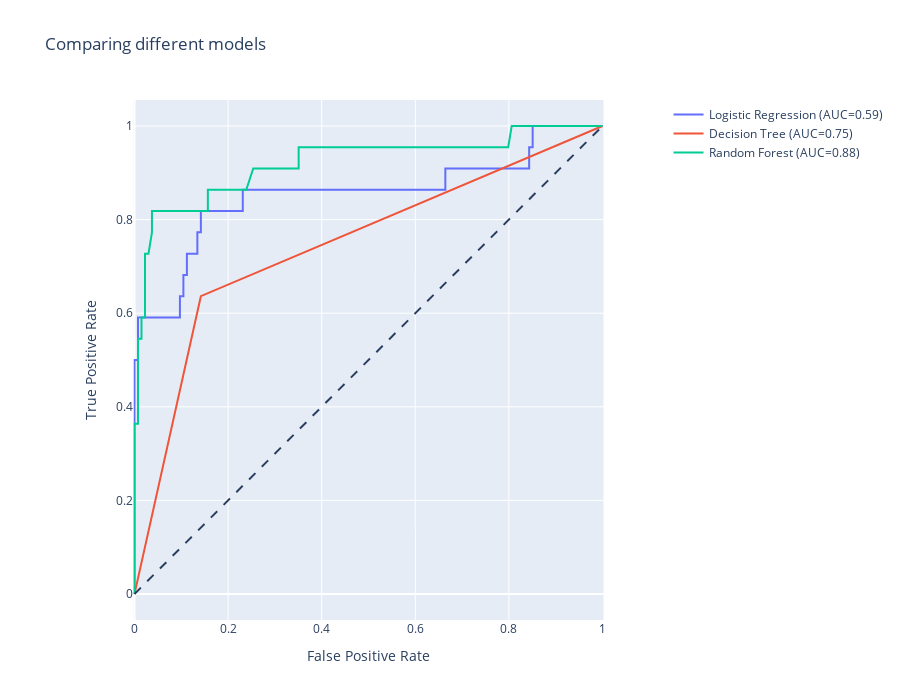

Notebook cell for this chart:
### Code cell
fig = go.Figure()
fig.add_shape(
    type='line', line=dict(dash='dash'),
    x0=0, x1=1, y0=0, y1=1
)

for name, clf in clfs.items(): 
    clf.fit(X_train_rnd, y_train_rnd)
    y_pred= clf.predict(X_test) 
    fpr, tpr, thresholds = metrics.roc_curve(y_test, clf.predict_proba(X_test)[:,1])
    auc = metrics.roc_auc_score(y_test, clf.predict(X_test))

    name = f"{name} (AUC={auc:.2f})"
    fig.add_trace(go.Scatter(x=fpr, y=tpr, name=name, mode='lines'))

fig.update_layout(
    xaxis_title='False Positive Rate',
    yaxis_title='True Positive Rate',
    yaxis=dict(scaleanchor="x", scaleratio=1),
    xaxis=dict(constrain='domain'),
    width=900, height=700
)
fig.update_layout(title_text="Comparing different models")
fig.show()

### Figure 1 — Plotly figure (JSON) as saved in the notebook; plotly's stock layout.template omitted (floating-point values rounded to 4 significant figures)
{"data": [{"mode": "lines", "name": "Logistic Regression (AUC=0.59)", "type": "scatter", "x": [0, 0, 0, 0.007463, 0.007463, 0.09701, 0.09701, 0.1045, 0.1045, 0.1119, 0.1119, 0.1343, 0.1343, 0.1418, 0.1418, 0.2313, 0.2313, 0.6642, 0.6642, 0.8433, 0.8433, 0.8507, 0.8507, 1], "y": [0, 0.04545, 0.5, 0.5, 0.5909, 0.5909, 0.6364, 0.6364, 0.6818, 0.6818, 0.7273, 0.7273, 0.7727, 0.7727, 0.8182, 0.8182, 0.8636, 0.8636, 0.9091, 0.9091, 0.9545, 0.9545, 1, 1]}, {"mode": "lines", "name": "Decision Tree (AUC=0.75)", "type": "scatter", "x": [0, 0.1418, 1], "y": [0, 0.6364, 1]}, {"mode": "lines", "name": "Random Forest (AUC=0.88)", "type": "scatter", "x": [0, 0, 0, 0, 0.007463, 0.007463, 0.007463, 0.007463, 0.01493, 0.01493, 0.02239, 0.02239, 0.02239, 0.02985, 0.03731, 0.03731, 0.04478, 0.07463, 0.1045, 0.1269, 0.1418, 0.1567, 0.1567, 0.2164, 0.2388, 0.2537, 0.2687, 0.2836, 0.291, 0.3209, 0.3284, 0.3507, 0.3507, 0.3806, 0.403, 0.4179, 0.4328, 0.4627, 0.5075, 0.5224, 0.5597, 0.5896, 0.6194, 0.6269, 0.6567, 0.6791, 0.7164, 0.7313, 0.7388, 0.7687, 0.7985, 0.806, 0.8209, 0.8358, 0.8582, 0.8881, 0.9328, 0.9627, 0.9776, 1], "y": [0, 0.04545, 0.2727, 0.3636, 0.3636, 0.4091, 0.5, 0.5455, 0.5455, 0.5909, 0.5909, 0.6364, 0.7273, 0.7273, 0.7727, 0.8182, 0.8182, 0.8182, 0.8182, 0.8182, 0.8182, 0.8182, 0.8636, 0.8636, 0.8636, 0.9091, 0.9091, 0.9091, 0.9091, 0.9091, 0.9091, 0.9091, 0.9545, 0.9545, 0.9545, 0.9545, 0.9545, 0.9545, 0.9545, 0.9545, 0.9545, 0.9545, 0.9545, 0.9545, 0.9545, 0.9545, 0.9545, 0.9545, 0.9545, 0.9545, 0.9545, 1, 1, 1, 1, 1, 1, 1, 1, 1]}], "layout": {"height": 700, "shapes": [{"line": {"dash": "dash"}, "type": "line", "x0": 0, "x1": 1, "y0": 0, "y1": 1}], "title": {"text": "Comparing different models"}, "width": 900, "xaxis": {"constrain": "domain", "title": {"text": "False Positive Rate"}}, "yaxis": {"scaleanchor": "x", "scaleratio": 1, "title": {"text": "True Positive Rate"}}}}
